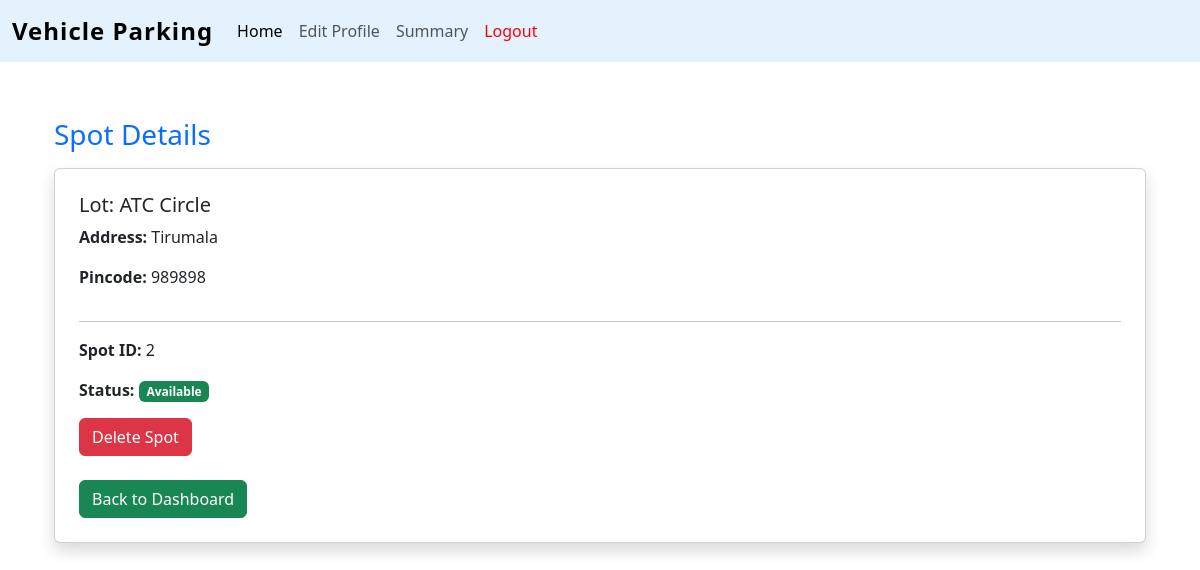
The page /spot_details/1/2 (signed in) on the database its author committed.
### controllers/models.py (models this page shows)
class parking_lot(db.Model):
    id = db.Column(db.Integer, primary_key=True)
    location_name = db.Column(db.String(100), nullable=False)
    max_spots = db.Column(db.Integer,nullable=True)
    available_spots = db.Column(db.Integer, nullable=True)
    price = db.Column(db.Float,nullable=False)
    address = db.Column(db.String(200),nullable=False)
    pincode = db.Column(db.String(10),nullable=True)
    spots = db.relationship('parking_spot')

class parking_spot(db.Model):
    id = db.Column(db.Integer,primary_key=True)
    parking_lot_id = db.Column(db.Integer,db.ForeignKey('parking_lot.id'),nullable=False)
    status = db.Column(db.String(20),nullable=False)
    vehicle_number = db.Column(db.String(20),nullable=True)
    reserve_parking_spot = db.relationship('reserve_parking_spot')
    lot = db.relationship('parking_lot')

### controllers/routes.py (the view)
@app.route('/spot_details/<int:lot_id>/<int:spot_id>', methods=['GET'])
def spot_details(lot_id, spot_id):
    lot = parking_lot.query.get_or_404(lot_id)
    spot = next((s for s in lot.spots if s.id == spot_id), None)
    if spot is None:
        flash('Spot not found!', 'danger')
        return redirect(url_for('admin_dashboard'))
    return render_template('spot_details.html', lot=lot, spot=spot)

### templates/spot_details.html (shortened to what this page needs)
{% extends 'layout.html' %}
{% block content %}
<div class="container mt-4">
  <h3 class="text-primary">Spot Details</h3>
  <div class="card p-4 shadow mt-3">
    <h5>Lot: {{ lot.location_name }}</h5>
    <p><strong>Address:</strong> {{ lot.address }}</p>
    <p><strong>Pincode:</strong> {{ lot.pincode }}</p>
    <hr>
    <p><strong>Spot ID:</strong> {{ spot.id }}</p>
    <p><strong>Status:</strong>
      {% if spot.status == 'occupied' %}
        <span class="badge bg-danger">Occupied</span>
      {% else %}
        <span class="badge bg-success">Available</span>
      {% endif %}
    </p>
    <div>
        <form method="POST" action="{{ url_for('delete_spot', lot_id=lot.id, spot_id=spot.id) }}">
          <button type="submit" class="btn btn-danger">Delete Spot</button>
        </form>
        <br>
        <a href="{{url_for('admin_dashboard')}}"><button type="submit" class="btn btn-success">Back to Dashboard</button></a>
  </div>
</div>
{% endblock %}

### rows shown on the page
parking_lot: location_name "ATC Circle", address "Tirumala", pincode "989898"
parking_spot: id "2"
